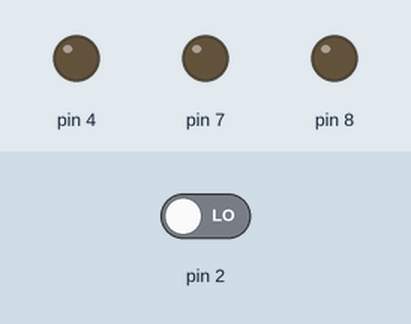
The sketch below on a simulated Arduino Uno, built with avr-gcc and run on an emulated ATmega328P. On the bench: output pins drawn as LEDs (lit = HIGH). Inputs (shaded band) come from the test bench; at power-on: pin 2 LOW.

Above: at 2.8 s.
2.9 s: pin 2 driven HIGH
At 3.3 s:
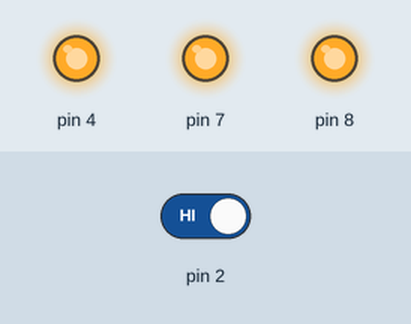
4.5 s: pin 2 driven LOW
At 6.0 s:
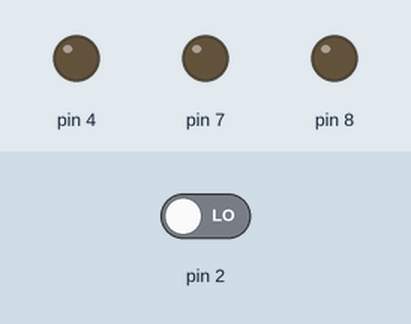
Timing chart, 0 to 7.5 s (numbered marks = the images above; inputs shaded):
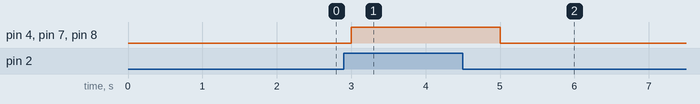

The sketch:

rgb_spst_switch1.ino
```cpp
int switchState = 0;

void setup()
{
  pinMode(2, INPUT);

  pinMode(4, OUTPUT);
  pinMode(7, OUTPUT);
  pinMode(8, OUTPUT);
}

void loop()
{
  switchState = digitalRead(2);
  if (switchState == HIGH) {
    digitalWrite(4, HIGH);
    digitalWrite(7, HIGH);
    digitalWrite(8, HIGH);
  } else {
    digitalWrite(4, LOW);
    digitalWrite(7, LOW);
    digitalWrite(8, LOW);
  }
  delay(1000); // Wait for 1000 millisecond(s)
}
```

Measured:
- after the input at 2.9 s, pin 4, pin 7, pin 8: LOW → HIGH after 0.10 s
- after the input at 4.5 s, pin 4, pin 7, pin 8: HIGH → LOW after 0.50 s
